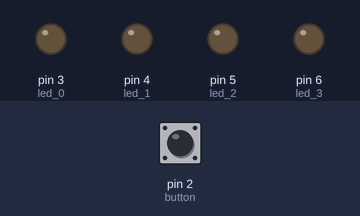
This sketch was run on a simulated Arduino Uno, built with avr-gcc and run on an emulated ATmega328P. On the bench: output pins drawn as LEDs (lit = HIGH). Inputs (shaded band) come from the test bench; at power-on: pin 2 (button) LOW.

Above: at 1.2 s.
1.3 s: pin 2 (button) pulled HIGH for 0.15 s
At 2.3 s:
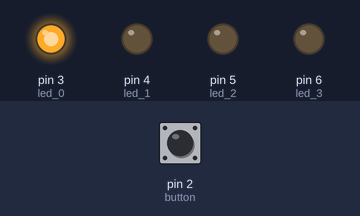
2.9 s: pin 2 (button) pulled HIGH for 1 s
At 4.8 s:
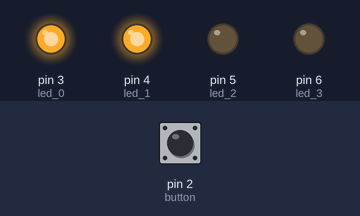
5.4 s: pin 2 (button) pulled HIGH for 0.15 s
At 6.7 s:
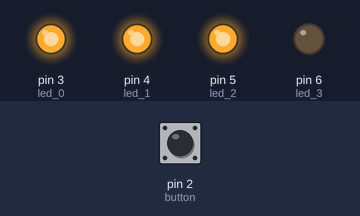
7.0 s: pin 2 (button) pulled HIGH for 3.2 s
At 10.8 s:
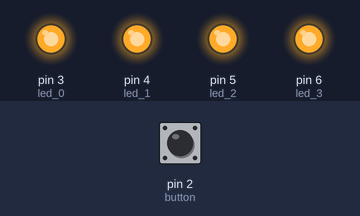
Timing chart, 0 to 12.3 s (numbered marks = the images above; inputs shaded):
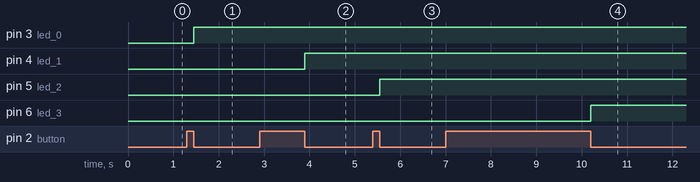

Measured:
- after the input at 1.3 s, pin 3 (led_0): LOW → HIGH after 0.15 s
- after the input at 2.9 s, pin 4 (led_1): LOW → HIGH after 1.0 s
- after the input at 5.4 s, pin 5 (led_2): LOW → HIGH after 0.15 s
- after the input at 7.0 s, pin 6 (led_3): LOW → HIGH after 3.2 s

The sketch:

DecimalCounter.ino
```cpp
/**
 * Event:  European Maker Week - HuB
 * File:   DecimalCounter.ino
 * Author: Antonio Alfonso
 */

#define led_0 3
#define led_1 4
#define led_2 5
#define led_3 6

#define button 2


byte led[]   = {led_0, led_1, led_2, led_3};  // Lista dei led
byte numbLed = sizeof(led) / sizeof(byte);    // Numero dei led

byte count = 0;  // Variabile Contatore

void setup() {
  pinMode(led_0, OUTPUT);
  pinMode(led_1, OUTPUT);
  pinMode(led_2, OUTPUT);
  pinMode(led_3, OUTPUT);
} // setup()

void loop() {
  if (digitalRead(button)) {

    while(digitalRead(button));  // Aspetta finchè il pulsante non viene rilasciato

    if (count > 3) {
      count = 0;
    }

    count++;  // Incrementa di 1 il contatore (count = count + 1)

    for (int i = 0; i < numbLed; i++) {
      digitalWrite(led[i], LOW);
    }

    for (int n = 0; n < count; n++) {
      digitalWrite(led[n], HIGH);
    }

  }
} // loop()
```
